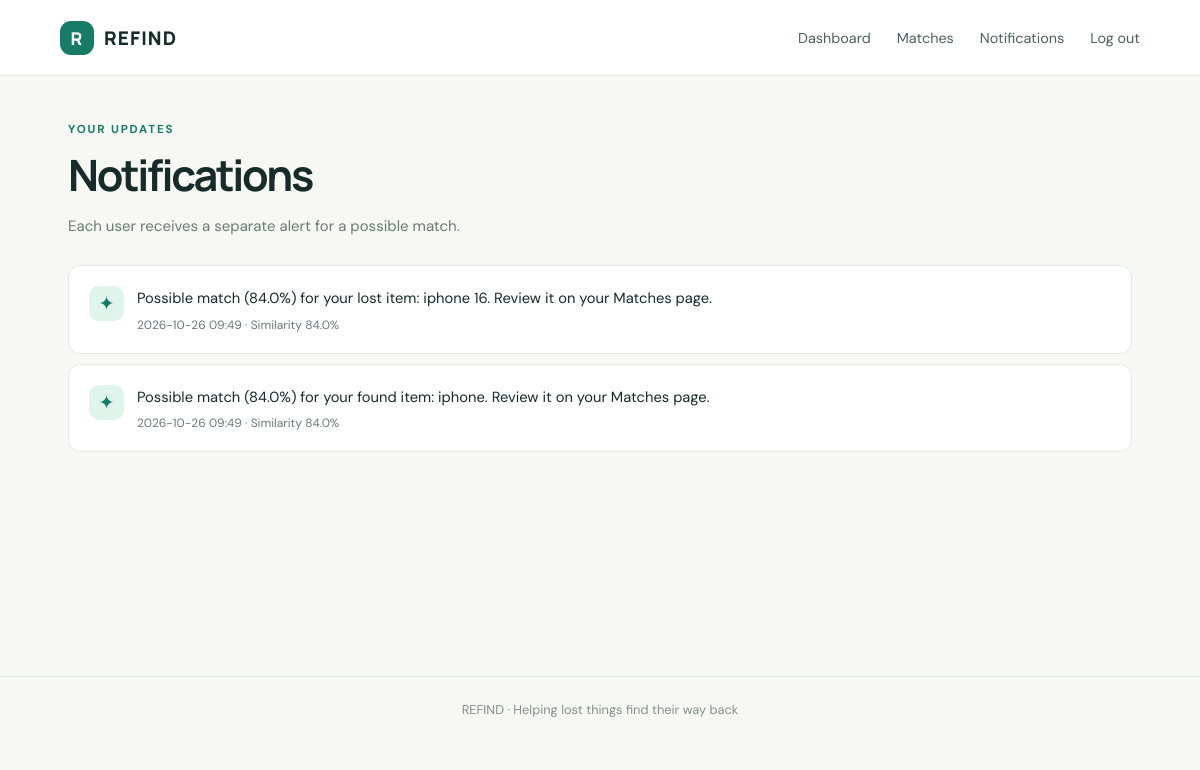
Page /notifications (signed in) on the committed database.
### tables this page shows
CREATE TABLE notifications (
            id INTEGER PRIMARY KEY AUTOINCREMENT,
            user_id INTEGER NOT NULL,
            item_id INTEGER,
            related_item_id INTEGER,
            message TEXT NOT NULL,
            score REAL NOT NULL DEFAULT 0,
            is_read INTEGER NOT NULL DEFAULT 0,
            created_at TEXT NOT NULL,
            FOREIGN KEY(user_id) REFERENCES users(id),
            FOREIGN KEY(item_id) REFERENCES items(id),
            FOREIGN KEY(related_item_id) REFERENCES items(id)
        );

### app.py (the view)
@app.route("/notifications")
def notifications():
    if not login_required():
        return redirect(url_for("login"))
    with connect_db() as con:
        con.execute("UPDATE notifications SET is_read=1 WHERE user_id=?", (session["user_id"],))
        rows = con.execute("SELECT * FROM notifications WHERE user_id=? ORDER BY created_at DESC",
                           (session["user_id"],)).fetchall()
    return render_template("notifications.html", notifications=rows)

### app.py (called while the page is built)
def connect_db():
    con = sqlite3.connect(DB_PATH)
    con.row_factory = sqlite3.Row
    con.execute("PRAGMA foreign_keys = ON")
    return con

@app.before_request
def setup():
    init_db()

@app.context_processor
def inject_notifications_count():
    if "user_id" not in session:
        return {"unread_count": 0}
    with connect_db() as con:
        count = con.execute("SELECT COUNT(*) FROM notifications WHERE user_id=? AND is_read=0",
                            (session["user_id"],)).fetchone()[0]
    return {"unread_count": count}

def login_required():
    if "user_id" not in session:
        flash("Please log in first.", "error")
        return False
    return True

### templates/notifications.html
{% extends "base.html" %}{% block title %}Notifications{% endblock %}
{% block content %}<div class="page-heading"><div><span class="eyebrow">YOUR UPDATES</span><h1>Notifications</h1><p class="muted">Each user receives a separate alert for a possible match.</p></div></div>
{% if notifications %}<div class="notice-list large">{% for n in notifications %}<article class="notice"><span class="notice-star">✦</span><div><p>{{ n.message }}</p><small>{{ n.created_at[:16].replace('T',' ') }} · Similarity {{ n.score }}%</small></div></article>{% endfor %}</div>{% else %}<div class="empty"><span>♧</span><h3>All quiet for now</h3><p>When a possible match is found, your notification will appear here.</p></div>{% endif %}{% endblock %}

### templates/base.html (shortened to what this page needs)
<!doctype html>
<html lang="en">
<head>
  <link rel="stylesheet" href="{{ url_for('static', filename='style.css') }}">
</head>
<body>
<header class="topbar">
  <a class="brand" href="{{ url_for('index') }}"><span class="brand-mark">R</span> REFIND</a>
  <nav>
    {% if session.get('user_id') %}
      <a href="{{ url_for('dashboard') }}">Dashboard</a>
      <a href="{{ url_for('matches') }}">Matches</a>
      <a href="{{ url_for('notifications') }}">Notifications{% if unread_count %}<span class="bubble">{{ unread_count }}</span>{% endif %}</a>
      <a href="{{ url_for('logout') }}">Log out</a>
    {% else %}
      <a href="{{ url_for('login') }}">Log in</a>
      <a class="nav-cta" href="{{ url_for('register') }}">Create account</a>
    {% endif %}
  </nav>
</header>
<main class="page">
  {% block content %}{% endblock %}
</main>
<footer>REFIND · Helping lost things find their way back</footer>
</body>
</html>

### static/style.css (style rules this page uses)
:root { --ink:#172b2a;--muted:#697b78;--green:#167c68;--mint:#dff4eb;--cream:#f7f8f3;--line:#e2e9e4;--coral:#f4b4a0;--white:#fff }
* { box-sizing:border-box }
body { margin:0;background:var(--cream);color:var(--ink);font-family:'DM Sans',sans-serif;font-size:15px }
a { color:var(--green);text-decoration:none }
h1,h2,h3,strong,.brand { font-family:Manrope,sans-serif }
h1 { font-size:clamp(2.2rem,5vw,3.7rem);letter-spacing:-.055em;line-height:1.08;margin:14px 0 }
p { line-height:1.65 }
.muted { color:var(--muted) }
.topbar { height:76px;display:flex;align-items:center;justify-content:space-between;padding:0 max(5vw,24px);background:#fff;border-bottom:1px solid var(--line) }
.brand { display:flex;align-items:center;gap:10px;color:var(--ink);font-size:1.18rem;font-weight:800;letter-spacing:.06em }
.brand-mark { display:grid;place-items:center;width:34px;height:34px;border-radius:11px;background:var(--green);color:#fff;font-size:1.1rem }
.topbar nav { display:flex;align-items:center;gap:26px }
.topbar nav a { color:#4c625d;font-size:.9rem }
.page { max-width:1120px;margin:auto;padding:42px 28px 72px;min-height:75vh }
footer { text-align:center;padding:24px;color:#81918b;font-size:.8rem;border-top:1px solid var(--line) }
.eyebrow { font-size:.72rem;font-weight:700;letter-spacing:.16em;color:var(--green) }
.page-heading { display:flex;align-items:center;justify-content:space-between;gap:20px;margin-bottom:27px }
.page-heading h1 { font-size:2.7rem }
.page-heading p { margin-bottom:0 }
.report-list,.notice-list { display:grid;gap:10px }
.notice { display:flex;gap:13px;align-items:flex-start;background:#fff;border:1px solid var(--line);border-radius:12px;padding:15px }
.notice>span { color:var(--green);font-size:1.2rem }
.notice p { margin:0;font-size:.88rem }
.notice small { display:block;color:var(--muted);font-size:.72rem;margin-top:6px }
.notice-list.large .notice { padding:20px }
.notice-star { display:grid;place-items:center;width:35px;height:35px;border-radius:10px;background:var(--mint);flex-shrink:0 }
.notice-list.large .notice p { font-size:.92rem }
.notice-list.large .notice small { font-size:.75rem }

### rows in the picture
notifications: message "Possible match (84.0%) for your lost item: iphone 16. Review it on your Matches page.", created_at "2026-10-26 09:49", score "84.0"
notifications: message "Possible match (84.0%) for your found item: iphone. Review it on your Matches page.", created_at "2026-10-26 09:49", score "84.0"
